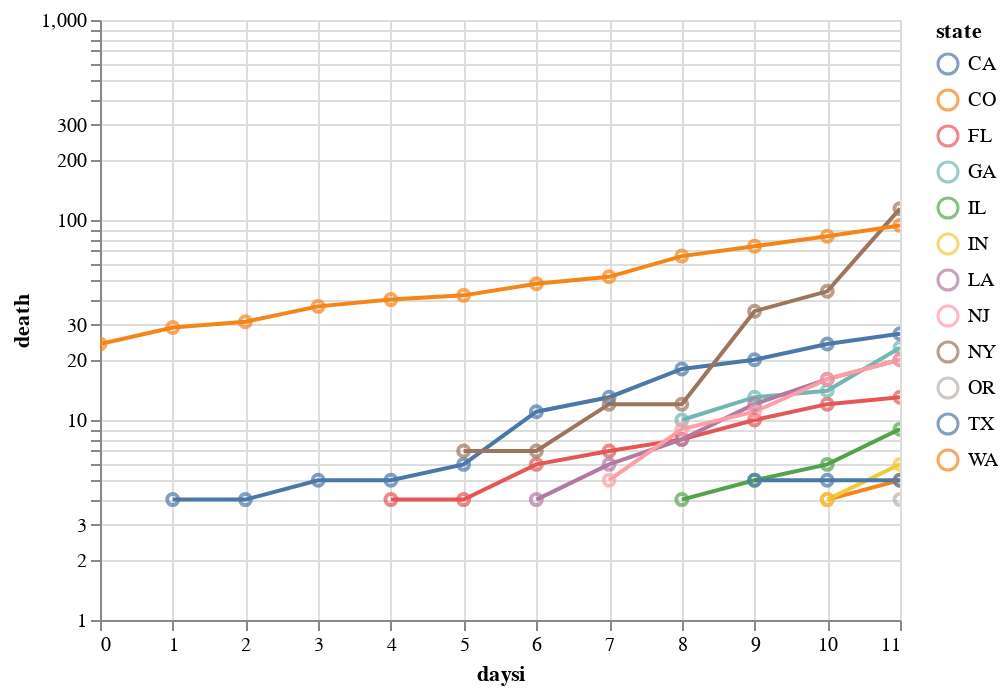

The notebook cell this image was saved under:
### Code cell
p2 = pl(dfd, x='daysi', y='death')
p2

### Figure 1 — Vega-Lite specification as saved in the notebook (floating-point values rounded to 4 significant figures)
{"$schema": "https://vega.github.io/schema/vega-lite/v3.4.0.json", "config": {"mark": {"tooltip": null}, "view": {"height": 300, "width": 400}}, "data": {"name": "data-27daa018072d463f547ab2e1c1a8e4e0"}, "datasets": {"data-27daa018072d463f547ab2e1c1a8e4e0": [{"date": "2020-03-12T00:00:00", "daysi": 1, "death": 4, "dupe_neg": true, "hospitalized": null, "ldeaths": 0.6021, "n_pct_rows": 19, "negative": 916, "perc": 0.1807, "pos_delayed": null, "positive": 202, "state": "CA", "total": 1118}, {"date": "2020-03-13T00:00:00", "daysi": 2, "death": 4, "dupe_neg": true, "hospitalized": null, "ldeaths": 0.6021, "n_pct_rows": 19, "negative": 916, "perc": 0.1807, "pos_delayed": null, "positive": 202, "state": "CA", "total": 1118}, {"date": "2020-03-14T00:00:00", "daysi": 3, "death": 5, "dupe_neg": true, "hospitalized": null, "ldeaths": 0.699, "n_pct_rows": 19, "negative": 916, "perc": 0.2158, "pos_delayed": null, "positive": 252, "state": "CA", "total": 1168}, {"date": "2020-03-15T00:00:00", "daysi": 4, "death": 5, "dupe_neg": true, "hospitalized": null, "ldeaths": 0.699, "n_pct_rows": 19, "negative": 916, "perc": 0.2423, "pos_delayed": null, "positive": 293, "state": "CA", "total": 1209}, {"date": "2020-03-16T00:00:00", "daysi": 5, "death": 6, "dupe_neg": false, "hospitalized": null, "ldeaths": 0.7782, "n_pct_rows": 19, "negative": 7981, "perc": 0.04028, "pos_delayed": 202, "positive": 335, "state": "CA", "total": 8316}, {"date": "2020-03-17T00:00:00", "daysi": 6, "death": 11, "dupe_neg": true, "hospitalized": null, "ldeaths": 1.041, "n_pct_rows": 19, "negative": 7981, "perc": 0.05707, "pos_delayed": 202, "positive": 483, "state": "CA", "total": 8407}, {"date": "2020-03-18T00:00:00", "daysi": 7, "death": 13, "dupe_neg": true, "hospitalized": null, "ldeaths": 1.114, "n_pct_rows": 19, "negative": 7981, "perc": 0.07111, "pos_delayed": 252, "positive": 611, "state": "CA", "total": 8592}, {"date": "2020-03-19T00:00:00", "daysi": 8, "death": 18, "dupe_neg": false, "hospitalized": null, "ldeaths": 1.255, "n_pct_rows": 19, "negative": 8787, "perc": 0.09515, "pos_delayed": 293, "positive": 924, "state": "CA", "total": 9711}, {"date": "2020-03-20T00:00:00", "daysi": 9, "death": 20, "dupe_neg": false, "hospitalized": null, "ldeaths": 1.301, "n_pct_rows": 19, "negative": 10424, "perc": 0.09254, "pos_delayed": 335, "positive": 1063, "state": "CA", "total": 11487}, {"date": "2020-03-21T00:00:00", "daysi": 10, "death": 24, "dupe_neg": false, "hospitalized": null, "ldeaths": 1.38, "n_pct_rows": 19, "negative": 11249, "perc": 0.1021, "pos_delayed": 483, "positive": 1279, "state": "CA", "total": 12528}, {"date": "2020-03-22T00:00:00", "daysi": 11, "death": 27, "dupe_neg": false, "hospitalized": null, "ldeaths": 1.431, "n_pct_rows": 19, "negative": 11304, "perc": 0.1196, "pos_delayed": 611, "positive": 1536, "state": "CA", "total": 12840}, {"date": "2020-03-21T00:00:00", "daysi": 10, "death": 4, "dupe_neg": false, "hospitalized": 44, "ldeaths": 0.6021, "n_pct_rows": 13, "negative": 3317, "perc": 0.09864, "pos_delayed": null, "positive": 363, "state": "CO", "total": 3680}, {"date": "2020-03-22T00:00:00", "daysi": 11, "death": 5, "dupe_neg": false, "hospitalized": 49, "ldeaths": 0.699, "n_pct_rows": 13, "negative": 4075, "perc": 0.1044, "pos_delayed": null, "positive": 475, "state": "CO", "total": 4550}, {"date": "2020-03-15T00:00:00", "daysi": 4, "death": 4, "dupe_neg": false, "hospitalized": null, "ldeaths": 0.6021, "n_pct_rows": 16, "negative": 678, "perc": 0.1461, "pos_delayed": null, "positive": 116, "state": "FL", "total": 1248}, {"date": "2020-03-16T00:00:00", "daysi": 5, "death": 4, "dupe_neg": false, "hospitalized": null, "ldeaths": 0.6021, "n_pct_rows": 16, "negative": 684, "perc": 0.1709, "pos_delayed": null, "positive": 141, "state": "FL", "total": 1339}, {"date": "2020-03-17T00:00:00", "daysi": 6, "death": 6, "dupe_neg": false, "hospitalized": null, "ldeaths": 0.7782, "n_pct_rows": 16, "negative": 940, "perc": 0.1652, "pos_delayed": null, "positive": 186, "state": "FL", "total": 1998}, {"date": "2020-03-18T00:00:00", "daysi": 7, "death": 7, "dupe_neg": false, "hospitalized": null, "ldeaths": 0.8451, "n_pct_rows": 16, "negative": 1225, "perc": 0.204, "pos_delayed": null, "positive": 314, "state": "FL", "total": 2493}, {"date": "2020-03-19T00:00:00", "daysi": 8, "death": 8, "dupe_neg": false, "hospitalized": null, "ldeaths": 0.9031, "n_pct_rows": 16, "negative": 1533, "perc": 0.2028, "pos_delayed": 116, "positive": 390, "state": "FL", "total": 2942}, {"date": "2020-03-20T00:00:00", "daysi": 9, "death": 10, "dupe_neg": false, "hospitalized": null, "ldeaths": 1, "n_pct_rows": 16, "negative": 1870, "perc": 0.2176, "pos_delayed": 141, "positive": 520, "state": "FL", "total": 3416}, {"date": "2020-03-21T00:00:00", "daysi": 10, "death": 12, "dupe_neg": false, "hospitalized": 158, "ldeaths": 1.079, "n_pct_rows": 16, "negative": 6579, "perc": 0.09092, "pos_delayed": 186, "positive": 658, "state": "FL", "total": 8239}, {"date": "2020-03-22T00:00:00", "daysi": 11, "death": 13, "dupe_neg": false, "hospitalized": 185, "ldeaths": 1.114, "n_pct_rows": 16, "negative": 7990, "perc": 0.0941, "pos_delayed": 314, "positive": 830, "state": "FL", "total": 9783}, {"date": "2020-03-19T00:00:00", "daysi": 8, "death": 10, "dupe_neg": false, "hospitalized": null, "ldeaths": 1, "n_pct_rows": 5, "negative": 1544, "perc": 0.1567, "pos_delayed": null, "positive": 287, "state": "GA", "total": 1831}, {"date": "2020-03-20T00:00:00", "daysi": 9, "death": 13, "dupe_neg": false, "hospitalized": null, "ldeaths": 1.114, "n_pct_rows": 5, "negative": 1966, "perc": 0.176, "pos_delayed": null, "positive": 420, "state": "GA", "total": 2386}, {"date": "2020-03-21T00:00:00", "daysi": 10, "death": 14, "dupe_neg": false, "hospitalized": null, "ldeaths": 1.146, "n_pct_rows": 5, "negative": 2557, "perc": 0.1655, "pos_delayed": null, "positive": 507, "state": "GA", "total": 3064}, {"date": "2020-03-22T00:00:00", "daysi": 11, "death": 23, "dupe_neg": false, "hospitalized": null, "ldeaths": 1.362, "n_pct_rows": 5, "negative": 3420, "perc": 0.1493, "pos_delayed": null, "positive": 600, "state": "GA", "total": 4020}, {"date": "2020-03-19T00:00:00", "daysi": 8, "death": 4, "dupe_neg": false, "hospitalized": null, "ldeaths": 0.6021, "n_pct_rows": 13, "negative": 2725, "perc": 0.1352, "pos_delayed": null, "positive": 426, "state": "IL", "total": 3151}, {"date": "2020-03-20T00:00:00", "daysi": 9, "death": 5, "dupe_neg": false, "hospitalized": null, "ldeaths": 0.699, "n_pct_rows": 13, "negative": 3696, "perc": 0.1377, "pos_delayed": null, "positive": 590, "state": "IL", "total": 4286}, {"date": "2020-03-21T00:00:00", "daysi": 10, "death": 6, "dupe_neg": false, "hospitalized": null, "ldeaths": 0.7782, "n_pct_rows": 13, "negative": 5488, "perc": 0.1215, "pos_delayed": null, "positive": 759, "state": "IL", "total": 6247}, {"date": "2020-03-22T00:00:00", "daysi": 11, "death": 9, "dupe_neg": false, "hospitalized": null, "ldeaths": 0.9542, "n_pct_rows": 13, "negative": 7271, "perc": 0.127, "pos_delayed": null, "positive": 1058, "state": "IL", "total": 8329}, {"date": "2020-03-21T00:00:00", "daysi": 10, "death": 4, "dupe_neg": false, "hospitalized": 1, "ldeaths": 0.6021, "n_pct_rows": 11, "negative": 707, "perc": 0.1513, "pos_delayed": null, "positive": 126, "state": "IN", "total": 833}, {"date": "2020-03-22T00:00:00", "daysi": 11, "death": 6, "dupe_neg": false, "hospitalized": 1, "ldeaths": 0.7782, "n_pct_rows": 11, "negative": 1293, "perc": 0.1345, "pos_delayed": null, "positive": 201, "state": "IN", "total": 1494}, {"date": "2020-03-17T00:00:00", "daysi": 6, "death": 4, "dupe_neg": false, "hospitalized": null, "ldeaths": 0.6021, "n_pct_rows": 11, "negative": 286, "perc": 0.3742, "pos_delayed": null, "positive": 171, "state": "LA", "total": 457}, {"date": "2020-03-18T00:00:00", "daysi": 7, "death": 6, "dupe_neg": false, "hospitalized": null, "ldeaths": 0.7782, "n_pct_rows": 11, "negative": 335, "perc": 0.4174, "pos_delayed": null, "positive": 240, "state": "LA", "total": 575}, {"date": "2020-03-19T00:00:00", "daysi": 8, "death": 8, "dupe_neg": false, "hospitalized": null, "ldeaths": 0.9031, "n_pct_rows": 11, "negative": 458, "perc": 0.4311, "pos_delayed": null, "positive": 347, "state": "LA", "total": 805}, {"date": "2020-03-20T00:00:00", "daysi": 9, "death": 12, "dupe_neg": false, "hospitalized": null, "ldeaths": 1.079, "n_pct_rows": 11, "negative": 568, "perc": 0.4575, "pos_delayed": null, "positive": 479, "state": "LA", "total": 1047}, {"date": "2020-03-21T00:00:00", "daysi": 10, "death": 16, "dupe_neg": false, "hospitalized": null, "ldeaths": 1.204, "n_pct_rows": 11, "negative": 2180, "perc": 0.2116, "pos_delayed": 171, "positive": 585, "state": "LA", "total": 2765}, {"date": "2020-03-22T00:00:00", "daysi": 11, "death": 20, "dupe_neg": false, "hospitalized": null, "ldeaths": 1.301, "n_pct_rows": 11, "negative": 2661, "perc": 0.2393, "pos_delayed": 240, "positive": 837, "state": "LA", "total": 3498}, {"date": "2020-03-18T00:00:00", "daysi": 7, "death": 5, "dupe_neg": false, "hospitalized": null, "ldeaths": 0.699, "n_pct_rows": 14, "negative": 190, "perc": 0.6921, "pos_delayed": null, "positive": 427, "state": "NJ", "total": 638}, {"date": "2020-03-19T00:00:00", "daysi": 8, "death": 9, "dupe_neg": false, "hospitalized": null, "ldeaths": 0.9542, "n_pct_rows": 14, "negative": 210, "perc": 0.7794, "pos_delayed": null, "positive": 742, "state": "NJ", "total": 1026}, {"date": "2020-03-20T00:00:00", "daysi": 9, "death": 11, "dupe_neg": false, "hospitalized": null, "ldeaths": 1.041, "n_pct_rows": 14, "negative": 264, "perc": 0.7712, "pos_delayed": null, "positive": 890, "state": "NJ", "total": 1240}, {"date": "2020-03-21T00:00:00", "daysi": 10, "death": 16, "dupe_neg": false, "hospitalized": null, "ldeaths": 1.204, "n_pct_rows": 14, "negative": 294, "perc": 0.8186, "pos_delayed": null, "positive": 1327, "state": "NJ", "total": 1661}, {"date": "2020-03-22T00:00:00", "daysi": 11, "death": 20, "dupe_neg": false, "hospitalized": null, "ldeaths": 1.301, "n_pct_rows": 14, "negative": 327, "perc": 0.8541, "pos_delayed": 427, "positive": 1914, "state": "NJ", "total": 2290}, {"date": "2020-03-16T00:00:00", "daysi": 5, "death": 7, "dupe_neg": true, "hospitalized": null, "ldeaths": 0.8451, "n_pct_rows": 16, "negative": 4543, "perc": 0.1729, "pos_delayed": null, "positive": 950, "state": "NY", "total": 5493}, {"date": "2020-03-17T00:00:00", "daysi": 6, "death": 7, "dupe_neg": false, "hospitalized": null, "ldeaths": 0.8451, "n_pct_rows": 16, "negative": 5506, "perc": 0.2359, "pos_delayed": null, "positive": 1700, "state": "NY", "total": 7206}, {"date": "2020-03-18T00:00:00", "daysi": 7, "death": 12, "dupe_neg": false, "hospitalized": null, "ldeaths": 1.079, "n_pct_rows": 16, "negative": 12215, "perc": 0.1632, "pos_delayed": null, "positive": 2382, "state": "NY", "total": 14597}, {"date": "2020-03-19T00:00:00", "daysi": 8, "death": 12, "dupe_neg": false, "hospitalized": null, "ldeaths": 1.079, "n_pct_rows": 16, "negative": 18132, "perc": 0.1863, "pos_delayed": null, "positive": 4152, "state": "NY", "total": 22284}, {"date": "2020-03-20T00:00:00", "daysi": 9, "death": 35, "dupe_neg": false, "hospitalized": null, "ldeaths": 1.544, "n_pct_rows": 16, "negative": 25325, "perc": 0.219, "pos_delayed": 950, "positive": 7102, "state": "NY", "total": 32427}, {"date": "2020-03-21T00:00:00", "daysi": 10, "death": 44, "dupe_neg": false, "hospitalized": 1603, "ldeaths": 1.643, "n_pct_rows": 16, "negative": 35081, "perc": 0.2279, "pos_delayed": 1700, "positive": 10356, "state": "NY", "total": 45437}, {"date": "2020-03-22T00:00:00", "daysi": 11, "death": 114, "dupe_neg": false, "hospitalized": 1974, "ldeaths": 2.057, "n_pct_rows": 16, "negative": 46233, "perc": 0.247, "pos_delayed": 2382, "positive": 15168, "state": "NY", "total": 61401}, {"date": "2020-03-22T00:00:00", "daysi": 11, "death": 4, "dupe_neg": false, "hospitalized": 43, "ldeaths": 0.6021, "n_pct_rows": 15, "negative": 2864, "perc": 0.05322, "pos_delayed": null, "positive": 161, "state": "OR", "total": 3025}, {"date": "2020-03-20T00:00:00", "daysi": 9, "death": 5, "dupe_neg": false, "hospitalized": null, "ldeaths": 0.699, "n_pct_rows": 6, "negative": 5083, "perc": 0.03676, "pos_delayed": null, "positive": 194, "state": "TX", "total": 5277}, {"date": "2020-03-21T00:00:00", "daysi": 10, "death": 5, "dupe_neg": false, "hospitalized": null, "ldeaths": 0.699, "n_pct_rows": 6, "negative": 6218, "perc": 0.04661, "pos_delayed": null, "positive": 304, "state": "TX", "total": 6522}, {"date": "2020-03-22T00:00:00", "daysi": 11, "death": 5, "dupe_neg": false, "hospitalized": null, "ldeaths": 0.699, "n_pct_rows": 6, "negative": 8422, "perc": 0.03815, "pos_delayed": null, "positive": 334, "state": "TX", "total": 8756}, {"date": "2020-03-11T00:00:00", "daysi": 0, "death": 24, "dupe_neg": false, "hospitalized": null, "ldeaths": 1.38, "n_pct_rows": 17, "negative": 2175, "perc": 0.1093, "pos_delayed": null, "positive": 267, "state": "WA", "total": 2466}, {"date": "2020-03-12T00:00:00", "daysi": 1, "death": 29, "dupe_neg": false, "hospitalized": null, "ldeaths": 1.462, "n_pct_rows": 17, "negative": 3037, "perc": 0.09988, "pos_delayed": null, "positive": 337, "state": "WA", "total": 3403}, {"date": "2020-03-13T00:00:00", "daysi": 2, "death": 31, "dupe_neg": false, "hospitalized": null, "ldeaths": 1.491, "n_pct_rows": 17, "negative": 4350, "perc": 0.09507, "pos_delayed": null, "positive": 457, "state": "WA", "total": 4807}, {"date": "2020-03-14T00:00:00", "daysi": 3, "death": 37, "dupe_neg": false, "hospitalized": null, "ldeaths": 1.568, "n_pct_rows": 17, "negative": 6001, "perc": 0.08647, "pos_delayed": null, "positive": 568, "state": "WA", "total": 6569}, {"date": "2020-03-15T00:00:00", "daysi": 4, "death": 40, "dupe_neg": false, "hospitalized": null, "ldeaths": 1.602, "n_pct_rows": 17, "negative": 7122, "perc": 0.08269, "pos_delayed": 267, "positive": 642, "state": "WA", "total": 7764}, {"date": "2020-03-16T00:00:00", "daysi": 5, "death": 42, "dupe_neg": false, "hospitalized": null, "ldeaths": 1.623, "n_pct_rows": 17, "negative": 9451, "perc": 0.07524, "pos_delayed": 337, "positive": 769, "state": "WA", "total": 10220}, {"date": "2020-03-17T00:00:00", "daysi": 6, "death": 48, "dupe_neg": false, "hospitalized": null, "ldeaths": 1.681, "n_pct_rows": 17, "negative": 11582, "perc": 0.0724, "pos_delayed": 457, "positive": 904, "state": "WA", "total": 12486}, {"date": "2020-03-18T00:00:00", "daysi": 7, "death": 52, "dupe_neg": false, "hospitalized": null, "ldeaths": 1.716, "n_pct_rows": 17, "negative": 13117, "perc": 0.07163, "pos_delayed": 568, "positive": 1012, "state": "WA", "total": 14129}, {"date": "2020-03-19T00:00:00", "daysi": 8, "death": 66, "dupe_neg": false, "hospitalized": null, "ldeaths": 1.82, "n_pct_rows": 17, "negative": 15918, "perc": 0.06939, "pos_delayed": 642, "positive": 1187, "state": "WA", "total": 17105}, {"date": "2020-03-20T00:00:00", "daysi": 9, "death": 74, "dupe_neg": false, "hospitalized": null, "ldeaths": 1.869, "n_pct_rows": 17, "negative": 19336, "perc": 0.06643, "pos_delayed": 769, "positive": 1376, "state": "WA", "total": 20712}, {"date": "2020-03-21T00:00:00", "daysi": 10, "death": 83, "dupe_neg": false, "hospitalized": null, "ldeaths": 1.919, "n_pct_rows": 17, "negative": 21719, "perc": 0.06557, "pos_delayed": 904, "positive": 1524, "state": "WA", "total": 23243}, {"date": "2020-03-22T00:00:00", "daysi": 11, "death": 94, "dupe_neg": false, "hospitalized": null, "ldeaths": 1.973, "n_pct_rows": 17, "negative": 25328, "perc": 0.06611, "pos_delayed": 1012, "positive": 1793, "state": "WA", "total": 27121}]}, "layer": [{"encoding": {"color": {"field": "state", "type": "nominal"}, "tooltip": [{"field": "state", "type": "nominal"}, {"field": "daysi", "type": "quantitative"}, {"field": "death", "type": "quantitative"}], "x": {"field": "daysi", "title": "daysi", "type": "quantitative"}, "y": {"field": "death", "scale": {"type": "log", "zero": false}, "title": "death", "type": "quantitative"}}, "mark": "line", "selection": {"selector001": {"bind": "scales", "encodings": ["x", "y"], "type": "interval"}}}, {"encoding": {"color": {"field": "state", "type": "nominal"}, "tooltip": [{"field": "state", "type": "nominal"}, {"field": "daysi", "type": "quantitative"}, {"field": "death", "type": "quantitative"}], "x": {"field": "daysi", "title": "daysi", "type": "quantitative"}, "y": {"field": "death", "scale": {"type": "log", "zero": false}, "title": "death", "type": "quantitative"}}, "mark": "point"}]}
